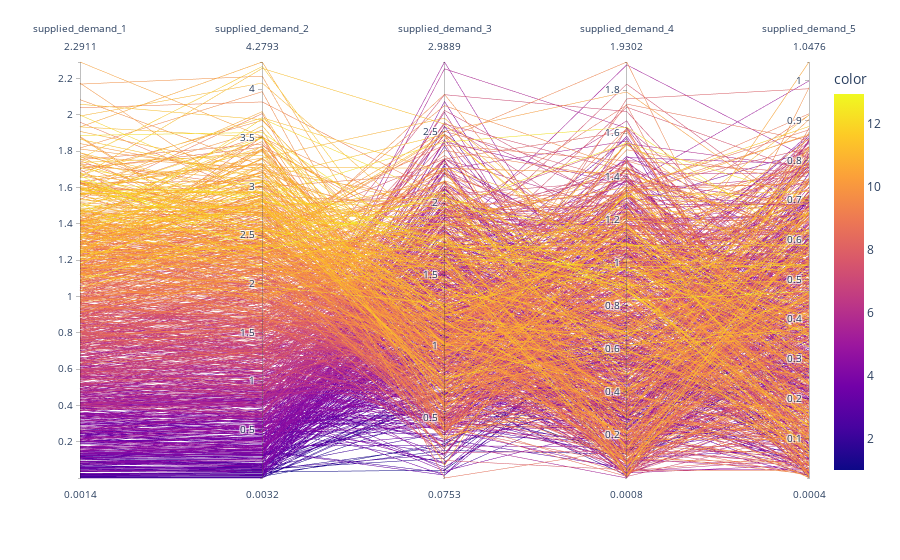

Notebook code cell kept with this figure:
### Code cell
import plotly.express as px
import pandas as pd

# Assuming you have a DataFrame named 'global_df'
# Replace these column names with your actual column names
columns = ["supplied_demand_1", "supplied_demand_2", "supplied_demand_3", "supplied_demand_4","supplied_demand_5"]

# Sample data, replace this with your 'global_df' data
data = pd.DataFrame({
    "supplied_demand_1": global_df[columns[0]],
    "supplied_demand_2": global_df[columns[1]],
    "supplied_demand_3": global_df[columns[2]],
    "supplied_demand_4": global_df[columns[3]],
    "supplied_demand_5": global_df[columns[4]]
})

# Create the parallel plot
fig = px.parallel_coordinates(data, dimensions=columns, color=global_df["total_extraction"])

# Show the plot
fig.show()

### Figure 1 — Plotly figure (JSON) as saved in the notebook; plotly's stock layout.template omitted (floating-point values rounded to 4 significant figures; data arrays with more than 128 entries replaced by an {"elided": "..."} marker saying what was removed)
{"data": [{"dimensions": [{"label": "supplied_demand_1", "values": {"elided": "1000 float values"}}, {"label": "supplied_demand_2", "values": {"elided": "1000 float values"}}, {"label": "supplied_demand_3", "values": {"elided": "1000 float values"}}, {"label": "supplied_demand_4", "values": {"elided": "1000 float values"}}, {"label": "supplied_demand_5", "values": {"elided": "1000 float values"}}], "domain": {"x": [0, 1], "y": [0, 1]}, "line": {"color": {"elided": "1000 float values"}, "coloraxis": "coloraxis"}, "name": "", "type": "parcoords"}], "layout": {"coloraxis": {"colorbar": {"title": {"text": "color"}}, "colorscale": [[0, "#0d0887"], [0.1111, "#46039f"], [0.2222, "#7201a8"], [0.3333, "#9c179e"], [0.4444, "#bd3786"], [0.5556, "#d8576b"], [0.6667, "#ed7953"], [0.7778, "#fb9f3a"], [0.8889, "#fdca26"], [1, "#f0f921"]]}, "legend": {"tracegroupgap": 0}, "margin": {"t": 60}}}
